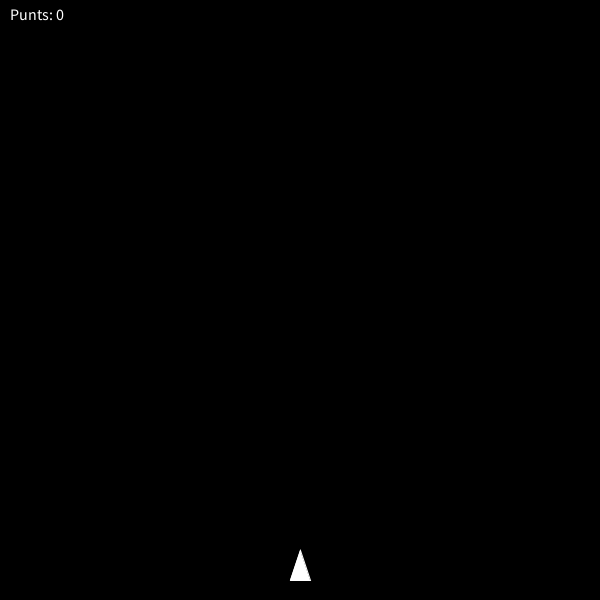
Frame 1 (no input)
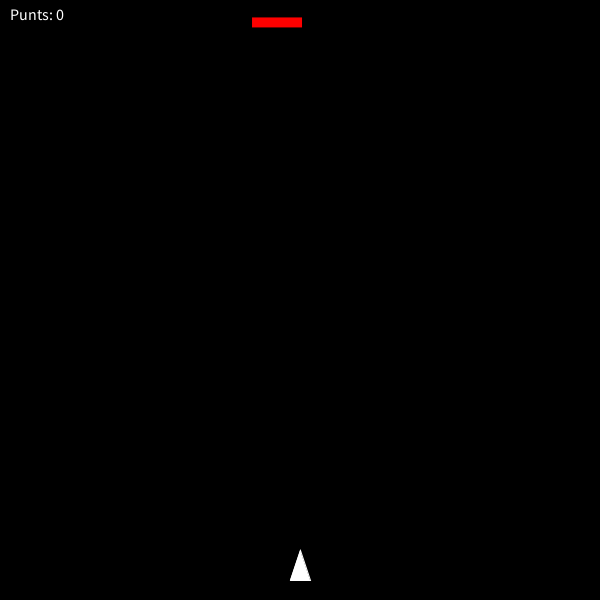
Frame 60 (the mouse pressed at the canvas centre just before this capture)
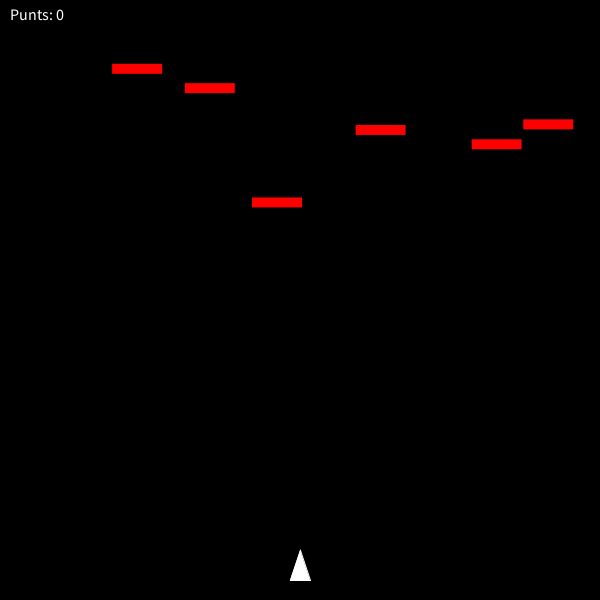
Frame 120 (the mouse held since frame 60 and released just before this capture)

The Processing sketch that drew these frames (run headless with seeded random() and noise(); from frame 60 on, the mouse is pressed at the canvas centre):

// Processing sketch: sketch_241215a_PR
// ── sketch_241215a_PR.pde
// Dimensions del joc
int amplada = 600;
int altura = 600;

// Coet
float coetX = amplada / 2;
float coetY = altura - 50;
float velocitatCoet = 5;
int ampladaCoet = 20;
int alturaCoet = 30;

// Obstacles
int numObstacles = 6;
float[] obstacleX = new float[numObstacles];
float[] obstacleY = new float[numObstacles];
int ampladaObstacle = 50;
int alçadaObstacle = 10;
float velocitatObstacles = 3;

// Puntuació i estat
int puntuacio = 0;
boolean jocFinalitzat = false;

// Configuració inicial
void settings() {
  size(amplada, altura); // Aquí configurem les dimensions de la finestra
}

void setup() {
  resetJoc();
}

void draw() {
  if (jocFinalitzat) {
    mostrarMissatgeFinal();
    return;
  }
  
  background(0); // Fons negre

  // Dibuixar coet i obstacles
  dibuixarCoet();
  actualitzarObstacles();
  dibuixarObstacles();

  // Comprovar col·lisions
  comprovarColisions();

  // Dibuixar puntuació
  mostrarPuntuacio();
}

void dibuixarCoet() {
  stroke(255);
  fill(255);
  triangle(coetX, coetY, coetX - ampladaCoet / 2, coetY + alturaCoet, coetX + ampladaCoet / 2, coetY + alturaCoet);
}

void actualitzarObstacles() {
  for (int i = 0; i < numObstacles; i++) {
    obstacleY[i] += velocitatObstacles;
    // Si l'obstacle surt de la pantalla, el tornem a posar a dalt
    if (obstacleY[i] > altura) {
      obstacleY[i] = random(-300, -50);
      obstacleX[i] = random(0, amplada - ampladaObstacle);
    }
  }
}

void dibuixarObstacles() {
  fill(255, 0, 0);
  noStroke();
  for (int i = 0; i < numObstacles; i++) {
    rect(obstacleX[i], obstacleY[i], ampladaObstacle, alçadaObstacle);
  }
}

void comprovarColisions() {
  for (int i = 0; i < numObstacles; i++) {
    if (coetX > obstacleX[i] && coetX < obstacleX[i] + ampladaObstacle &&
        coetY > obstacleY[i] && coetY < obstacleY[i] + alçadaObstacle) {
      jocFinalitzat = true;
    }
  }

  // Si el coet arriba a dalt, sumar punt i reiniciar posició
  if (coetY < 0) {
    puntuacio++;
    coetY = altura - 50;
    velocitatObstacles += 0.2; // Augmenta la dificultat
  }
}

void mostrarPuntuacio() {
  fill(255);
  textSize(16);
  text("Punts: " + puntuacio, 10, 20);
}

void mostrarMissatgeFinal() {
  background(0);
  fill(255);
  textSize(32);
  textAlign(CENTER, CENTER);
  text("Fi del joc!", amplada / 2, altura / 2 - 20);
  textSize(16);
  text("Prem 'R' per tornar a començar", amplada / 2, altura / 2 + 20);
}

void keyPressed() {
  if (key == CODED) {
    if (keyCode == UP) coetY -= velocitatCoet; // Mou el coet cap amunt
    if (keyCode == DOWN) coetY += velocitatCoet; // Mou el coet cap avall
    if (keyCode == LEFT) coetX -= velocitatCoet; // Mou el coet cap a l'esquerra
    if (keyCode == RIGHT) coetX += velocitatCoet; // Mou el coet cap a la dreta
  }

  // Reiniciar el joc si el jugador prem 'R'
  if (key == 'r' || key == 'R') {
    resetJoc();
  }
}

void resetJoc() {
  coetX = amplada / 2;
  coetY = altura - 50;
  puntuacio = 0;
  velocitatObstacles = 3;

  // Inicialitzar obstacles
  for (int i = 0; i < numObstacles; i++) {
    obstacleX[i] = random(0, amplada - ampladaObstacle);
    obstacleY[i] = random(-300, -50);
  }

  jocFinalitzat = false;
}
